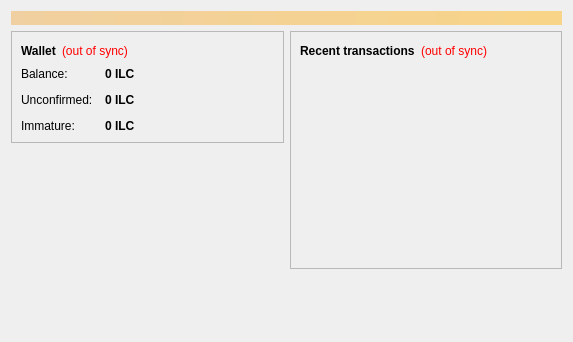
<?xml version="1.0" encoding="UTF-8"?>
<ui version="4.0">
 <class>OverviewPage</class>
 <widget class="QWidget" name="OverviewPage">
  <property name="geometry">
   <rect>
    <x>0</x>
    <y>0</y>
    <width>573</width>
    <height>342</height>
   </rect>
  </property>
  <property name="windowTitle">
   <string>Form</string>
  </property>
  <layout class="QVBoxLayout" name="topLayout">
   <item>
    <widget class="QLabel" name="labelAlerts">
     <property name="visible">
      <bool>false</bool>
     </property>
     <property name="styleSheet">
      <string notr="true">background-color: qlineargradient(x1: 0, y1: 0, x2: 1, y2: 0, stop:0 #F0D0A0, stop:1 #F8D488); color:#000000;</string>
     </property>
     <property name="wordWrap">
      <bool>true</bool>
     </property>
     <property name="margin">
      <number>3</number>
     </property>
    </widget>
   </item>
   <item>
    <layout class="QHBoxLayout" name="horizontalLayout" stretch="1,1">
     <item>
      <layout class="QVBoxLayout" name="verticalLayout_2">
       <item>
        <widget class="QFrame" name="frame">
         <property name="frameShape">
          <enum>QFrame::StyledPanel</enum>
         </property>
         <property name="frameShadow">
          <enum>QFrame::Raised</enum>
         </property>
         <layout class="QVBoxLayout" name="verticalLayout_4">
          <item>
           <layout class="QHBoxLayout" name="horizontalLayout_4">
            <item>
             <widget class="QLabel" name="label_5">
              <property name="font">
               <font>
                <weight>75</weight>
                <bold>true</bold>
               </font>
              </property>
              <property name="text">
               <string>Wallet</string>
              </property>
             </widget>
            </item>
            <item>
             <widget class="QLabel" name="labelWalletStatus">
              <property name="toolTip">
               <string>The displayed information may be out of date. Your wallet automatically synchronizes with the IlluminatiCoin network after a connection is established, but this process has not completed yet.</string>
              </property>
              <property name="styleSheet">
               <string notr="true">QLabel { color: red; }</string>
              </property>
              <property name="text">
               <string notr="true">(out of sync)</string>
              </property>
              <property name="alignment">
               <set>Qt::AlignLeading|Qt::AlignLeft|Qt::AlignVCenter</set>
              </property>
             </widget>
            </item>
            <item>
             <spacer name="horizontalSpacer_2">
              <property name="orientation">
               <enum>Qt::Horizontal</enum>
              </property>
              <property name="sizeHint" stdset="0">
               <size>
                <width>40</width>
                <height>20</height>
               </size>
              </property>
             </spacer>
            </item>
           </layout>
          </item>
          <item>
           <layout class="QFormLayout" name="formLayout_2">
            <property name="fieldGrowthPolicy">
             <enum>QFormLayout::AllNonFixedFieldsGrow</enum>
            </property>
            <property name="horizontalSpacing">
             <number>12</number>
            </property>
            <property name="verticalSpacing">
             <number>12</number>
            </property>
            <item row="0" column="0">
             <widget class="QLabel" name="label">
              <property name="text">
               <string>Balance:</string>
              </property>
             </widget>
            </item>
            <item row="0" column="1">
             <widget class="QLabel" name="labelBalance">
              <property name="font">
               <font>
                <weight>75</weight>
                <bold>true</bold>
               </font>
              </property>
              <property name="cursor">
               <cursorShape>IBeamCursor</cursorShape>
              </property>
              <property name="toolTip">
               <string>Your current balance</string>
              </property>
              <property name="text">
               <string notr="true">0 ILC</string>
              </property>
              <property name="textInteractionFlags">
               <set>Qt::LinksAccessibleByMouse|Qt::TextSelectableByKeyboard|Qt::TextSelectableByMouse</set>
              </property>
             </widget>
            </item>
            <item row="1" column="0">
             <widget class="QLabel" name="label_3">
              <property name="text">
               <string>Unconfirmed:</string>
              </property>
             </widget>
            </item>
            <item row="1" column="1">
             <widget class="QLabel" name="labelUnconfirmed">
              <property name="font">
               <font>
                <weight>75</weight>
                <bold>true</bold>
               </font>
              </property>
              <property name="cursor">
               <cursorShape>IBeamCursor</cursorShape>
              </property>
              <property name="toolTip">
               <string>Total of transactions that have yet to be confirmed, and do not yet count toward the current balance</string>
              </property>
              <property name="text">
               <string notr="true">0 ILC</string>
              </property>
              <property name="textInteractionFlags">
               <set>Qt::LinksAccessibleByMouse|Qt::TextSelectableByKeyboard|Qt::TextSelectableByMouse</set>
              </property>
             </widget>
            </item>
            <item row="2" column="0">
             <widget class="QLabel" name="labelImmatureText">
              <property name="text">
               <string>Immature:</string>
              </property>
             </widget>
            </item>
            <item row="2" column="1">
             <widget class="QLabel" name="labelImmature">
              <property name="font">
               <font>
                <weight>75</weight>
                <bold>true</bold>
               </font>
              </property>
              <property name="toolTip">
               <string>Mined balance that has not yet matured</string>
              </property>
              <property name="text">
               <string notr="true">0 ILC</string>
              </property>
              <property name="textInteractionFlags">
               <set>Qt::LinksAccessibleByMouse|Qt::TextSelectableByKeyboard|Qt::TextSelectableByMouse</set>
              </property>
             </widget>
            </item>
           </layout>
          </item>
         </layout>
        </widget>
       </item>
       <item>
        <spacer name="verticalSpacer">
         <property name="orientation">
          <enum>Qt::Vertical</enum>
         </property>
         <property name="sizeHint" stdset="0">
          <size>
           <width>20</width>
           <height>40</height>
          </size>
         </property>
        </spacer>
       </item>
      </layout>
     </item>
     <item>
      <layout class="QVBoxLayout" name="verticalLayout_3">
       <item>
        <widget class="QFrame" name="frame_2">
         <property name="frameShape">
          <enum>QFrame::StyledPanel</enum>
         </property>
         <property name="frameShadow">
          <enum>QFrame::Raised</enum>
         </property>
         <layout class="QVBoxLayout" name="verticalLayout">
          <item>
           <layout class="QHBoxLayout" name="horizontalLayout_2">
            <item>
             <widget class="QLabel" name="label_4">
              <property name="text">
               <string>&lt;b&gt;Recent transactions&lt;/b&gt;</string>
              </property>
             </widget>
            </item>
            <item>
             <widget class="QLabel" name="labelTransactionsStatus">
              <property name="toolTip">
               <string>The displayed information may be out of date. Your wallet automatically synchronizes with the IlluminatiCoin network after a connection is established, but this process has not completed yet.</string>
              </property>
              <property name="styleSheet">
               <string notr="true">QLabel { color: red; }</string>
              </property>
              <property name="text">
               <string notr="true">(out of sync)</string>
              </property>
              <property name="alignment">
               <set>Qt::AlignRight|Qt::AlignTrailing|Qt::AlignVCenter</set>
              </property>
             </widget>
            </item>
            <item>
             <spacer name="horizontalSpacer">
              <property name="orientation">
               <enum>Qt::Horizontal</enum>
              </property>
              <property name="sizeHint" stdset="0">
               <size>
                <width>40</width>
                <height>20</height>
               </size>
              </property>
             </spacer>
            </item>
           </layout>
          </item>
          <item>
           <widget class="QListView" name="listTransactions">
            <property name="styleSheet">
             <string notr="true">QListView { background: transparent; }</string>
            </property>
            <property name="frameShape">
             <enum>QFrame::NoFrame</enum>
            </property>
            <property name="verticalScrollBarPolicy">
             <enum>Qt::ScrollBarAlwaysOff</enum>
            </property>
            <property name="horizontalScrollBarPolicy">
             <enum>Qt::ScrollBarAlwaysOff</enum>
            </property>
            <property name="selectionMode">
             <enum>QAbstractItemView::NoSelection</enum>
            </property>
           </widget>
          </item>
         </layout>
        </widget>
       </item>
       <item>
        <spacer name="verticalSpacer_2">
         <property name="orientation">
          <enum>Qt::Vertical</enum>
         </property>
         <property name="sizeHint" stdset="0">
          <size>
           <width>20</width>
           <height>40</height>
          </size>
         </property>
        </spacer>
       </item>
      </layout>
     </item>
    </layout>
   </item>
  </layout>
 </widget>
 <resources/>
 <connections/>
</ui>
